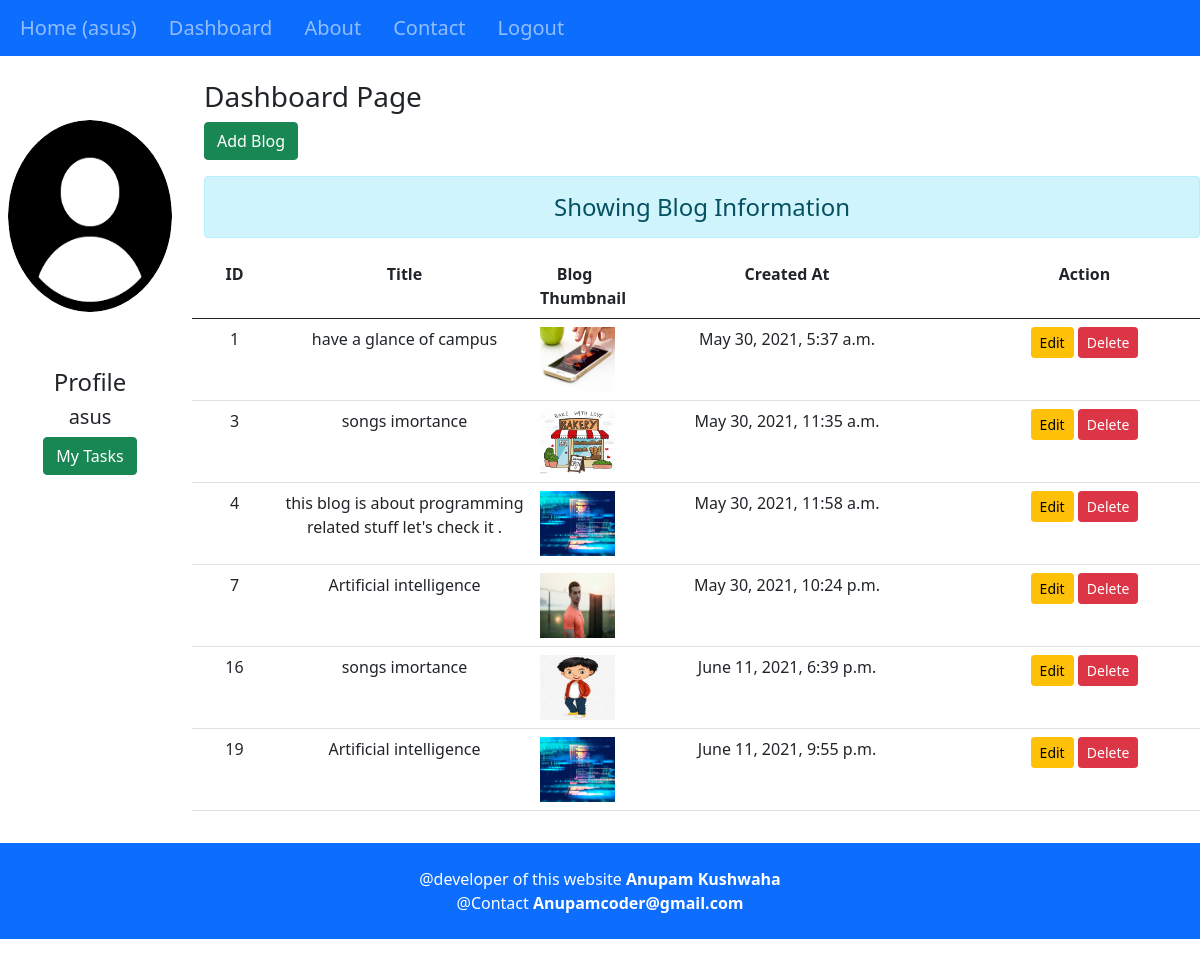
Before: /dashboard/ (signed in) with the older database file.
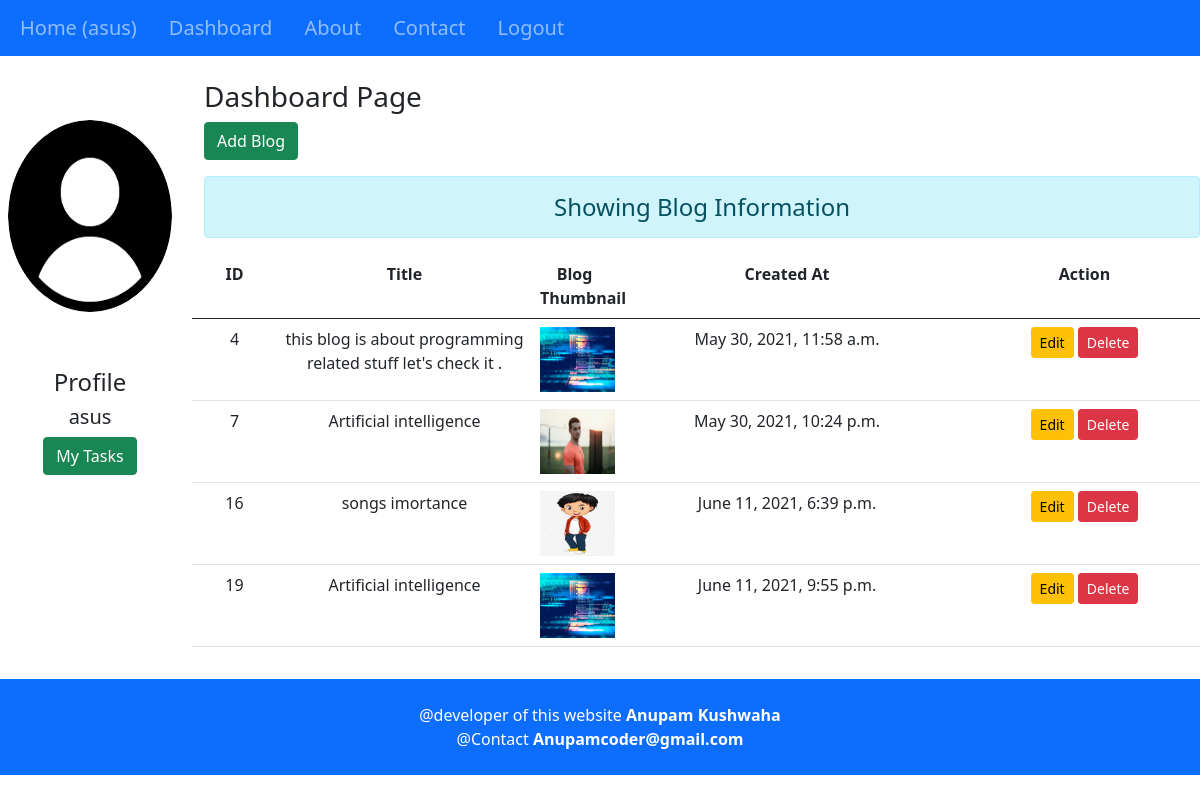
After: the same page with the newer database file.
### Blog/models.py (models this page shows, shortened)
class Blog_table(models.Model):
    user_id=models.ForeignKey(User,on_delete=models.CASCADE)    #user_id is the username
    title=models.CharField(max_length=150)
    Description=FroalaField()
    date=models.DateTimeField(auto_now_add=True,null=True)
    image=models.ImageField(upload_to='Blog/images',default='')

### Blog/views.py (the view)
# urls.py: path('dashboard/', views.dashboard, name='dashboard_name'),
def dashboard(request):
    if request.user.is_authenticated:
        blogs = Blog_table.objects.filter(user_id=request.user.id)
        full_name = request.user.username
        gps = request.user.groups.all()
        return render(request, 'Blog/dashboard.html', {'blogs': blogs, 'full_name': full_name, 'groups': gps})
    else:
        return HttpResponseRedirect('/login/')

### Blog/templates/Blog/dashboard.html (shortened to what this page needs)
{% extends 'Blog/base.html' %}
{% load static %}
{% block side %}
    <div class="col-sm-2 text-center">
          <img src="/media/Blog/images/img.png" class="card-img-top rounded-circle py-5 px-2" style="height:18rem;" alt="...">
          <h4 class="my-2">Profile</h4>
          <h5>{{full_name}}</h5>
          <a href="{% url 'my_task' %}" class="btn btn-success">My Tasks</a>
    </div>
{% endblock side %}
{% block content %}
    <div class="col-sm-10">
        <h3 class=" my-2">Dashboard Page</h3>
        <a href="{% url 'add_blog_name' %}" class="btn btn-success">Add Blog</a>
        <h4 class="text-center alert alert-info mt-3">Showing Blog Information</h4>
        {% if blogs %}
               <table class="table table-hover bg-white">
                     <thead>
                       <tr class="row text-center">
                         <th class="col-sm-1">ID</th>
                         <th class="col-sm-3" >Title</th>
                         <th class="col-sm-1" >Blog Thumbnail</th>
                         <th class="col-sm-4">Created At</th>
                        <th class="col-sm-3" >Action</th>
                       </tr>
                     </thead>
                     <tbody>
                      {% for blog in blogs %}
                       <tr class="row text-center">
                         <td class="col-sm-1" >{{blog.id}}</td>
                         <td class="col-sm-3">{{blog.title}}</td>
                           <td class="col-sm-1">
                            {% if blog.image %}
                               <img src="{{ blog.image.url }}" height="65" width="75">
                            {% endif %}
                           </td>
                         <td class="col-sm-4">{{blog.date}}</td>
                         <td class="col-sm-3 text-center">
                                    <a href="{% url 'blog_update_name' blog.id %}" class="btn btn-warning btn-sm">Edit</a>
                                      <a onclick="popup({{blog.id}})">
                                          <input type="button" class="btn btn-danger btn-sm" value="Delete">
                                      </a>
                         </td>
                       </tr>
                      {% endfor %}
                     </tbody>
               </table>
        {% else %}
            <h4 class="text-center alert alert-warning">No Records</h4>
        {% endif %}
    </div>
{% endblock content %}

### Blog/templates/Blog/base.html (shortened to what this page needs)
<!doctype html>
<html lang="en">
  <head>
    <link href="https://cdn.jsdelivr.net/npm/bootstrap@5.0.1/dist/css/bootstrap.min.css" rel="stylesheet">
  </head>
  <body>
  <div class="container-fluid bg-primary">
    {% include 'Blog/navbar.html' %}
  </div>
     <div class="row">
         {% block side %}
         {% endblock side %}
         {% block content %}
         {% endblock content %}
     </div>
  <footer class="position-relative my-3 z-index-10 d-print-none">
          <div class="py-4 bg-primary text-white">
            <div class="container">
              <div class="row align-items-center">
                <div class="col-md-12 text-center text-md-left">
                    <p class="text-sm text-center mb-md-0">@developer of this website <b>Anupam Kushwaha</b> </p>
                    <p class="text-sm text-center mb-md-0">@Contact <b>Anupamcoder@gmail.com</b> </p>
                </div>
              </div>
            </div>
          </div>
  </footer>
  </body>
</html>

### Blog/templates/Blog/navbar.html (shortened to what this page needs)
{% url 'about' as about %}
{% url 'contact' as contact %}
{% url 'dashboard' as dashboard %}
{% url 'home' as home %}
{% url 'logout' as logout %}
{% url 'my_task' as my_task %}
{% url 'add_blog' as add_blog %}
<nav class="navbar navbar-expand-lg navbar-dark bg-primary">
  <div class="collapse navbar-collapse" id="mydiv navbarNav">
    <ul class="navbar-nav">
      {% if request.user.is_authenticated %}
      <li class="nav-item" onclick="color()">
        <a class="nav-link navbar-brand {% if request.path == home %} active {% endif %}" href="/">Home <span class="sr-only">({{request.user.username}})</span></a>
      </li>
      <li class="nav-item" onclick="color()">
        <a class="nav-link navbar-brand {% if request.path == dashboard or request.path == add_blog or request.path == my_task %} active {% endif %}" href="{% url 'dashboard_name' %}">Dashboard</a>
      </li>
      {% endif %}
      <li class="nav-item" onclick="color()">
        <a class="nav-link navbar-brand {% if request.path == about %} active {% endif %}" href="{% url 'about_name' %}">About</a>
      </li>
      <li class="nav-item" onclick="color()">
        <a class="nav-link navbar-brand {% if request.path == contact %} active {% endif %}" href="{% url 'contact_name' %}">Contact</a>
      </li>
       {% if request.user.is_authenticated %}
        <li class="nav-item" onclick="color()">
            <a class="nav-link navbar-brand {% if request.path == logout %} active {% endif %}" href="{% url 'logout_name' %}">Logout</a>
        </li>
      {% endif %}
    </ul>
  </div>
</nav>

Changed rows visible on the page:
removed Blog_table: id "1", title "have a glance of campus", image (picture), date "May 30, 2021, 5:37 a.m."
removed Blog_table: id "3", title "songs imortance", image (picture), date "May 30, 2021, 11:35 a.m."
